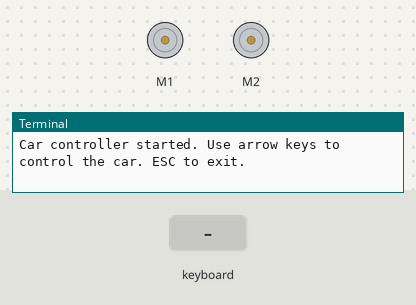
A program run on a simulated Raspberry Pi (BCM pin numbers). Parts: 2 × DC motor (green arrow = forward, orange = backward, longer = faster), the last lines printed to the terminal. The test bench sets the inputs (shaded band). Motors are numbered in the order the program creates them (left before right in a Robot).

Above: at 1.2 s.
1.3 s: key up typed on the keyboard
At 1.37 s:
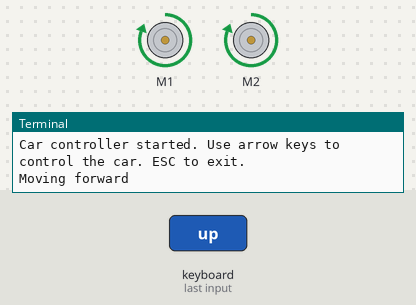
2.9 s: key down typed on the keyboard
At 2.97 s:
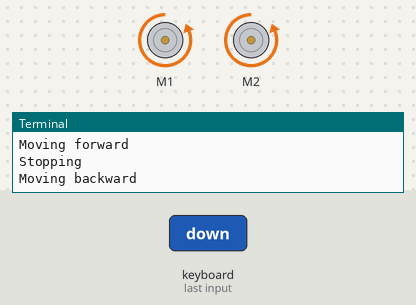
4.5 s: key left typed on the keyboard
At 4.57 s:
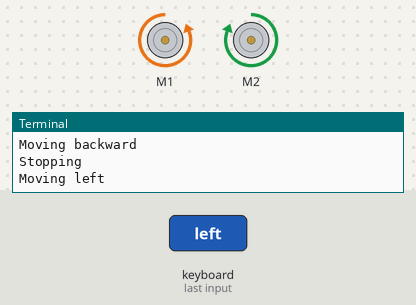
6.1 s: key right typed on the keyboard
At 6.17 s:
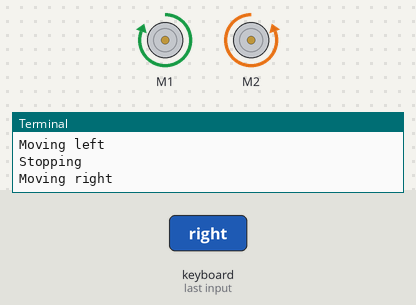
Timing chart, 0 to 8.7 s (numbered marks = the images above; inputs shaded):
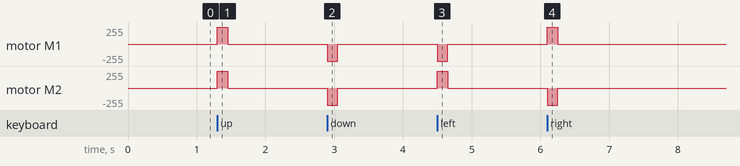

Measured:
- after the input at 1.3 s, motor M1, motor M2: stopped → forward 255/255 at once, → stopped 0.15 s later
- after the input at 2.9 s, motor M1, motor M2: stopped → backward 255/255 at once, → stopped 0.15 s later
- after the input at 4.5 s, motor M1: stopped → backward 255/255 at once, → stopped 0.15 s later; motor M2: stopped → forward 255/255 at once, → stopped 0.15 s later
- after the input at 6.1 s, motor M1: stopped → forward 255/255 at once, → stopped 0.15 s later; motor M2: stopped → backward 255/255 at once, → stopped 0.15 s later

The program:

wsadcontrol.py
```python
from pynput import keyboard
from gpiozero import AngularServo, Motor

left_motor = Motor(forward=13, backward=19, pwm=True)
right_motor = Motor(forward=12, backward=18, pwm=True)


movement_state = None


def control_motors(speed_L, speed_R):
    # Convert 0-100 to -1 to 1 range
    def to_motor_val(speed, direction):
        val = speed / 100.0
        return val if direction else -val
    # speed_L and speed_R are tuples of the form (speed : 0-100, direction:true/false)

    left_motor.value = to_motor_val(speed_L[0], speed_L[1])
    right_motor.value = to_motor_val(speed_R[0], speed_R[1])


def update_movement(new_state):
    global movement_state
    if new_state != movement_state:
        print(f"{'Stopping' if new_state is None else 'Moving ' + new_state}")
        movement_state = new_state

def on_press(key):
    try:
        if key == keyboard.Key.up:
            update_movement("forward")
            control_motors((100, True), (100, True))
        elif key == keyboard.Key.down:
            update_movement("backward")
            control_motors((100, False), (100, False))
        elif key == keyboard.Key.left:
            update_movement("left")
            control_motors((100, False), (100, True))
        elif key == keyboard.Key.right:
            update_movement("right")
            control_motors((100, True), (100, False))
    except Exception as e:
        print(f"Error: {e}")

def on_release(key):
    if key in {keyboard.Key.up, keyboard.Key.down, keyboard.Key.left, keyboard.Key.right}:
        update_movement(None)
        control_motors((0, True), (0, False))

    elif key == keyboard.Key.esc:
        print("Exiting...")
        return False  # Stop the listener

print("Car controller started. Use arrow keys to control the car. ESC to exit.")

with keyboard.Listener(on_press=on_press, on_release=on_release) as listener:
    listener.join()
```
